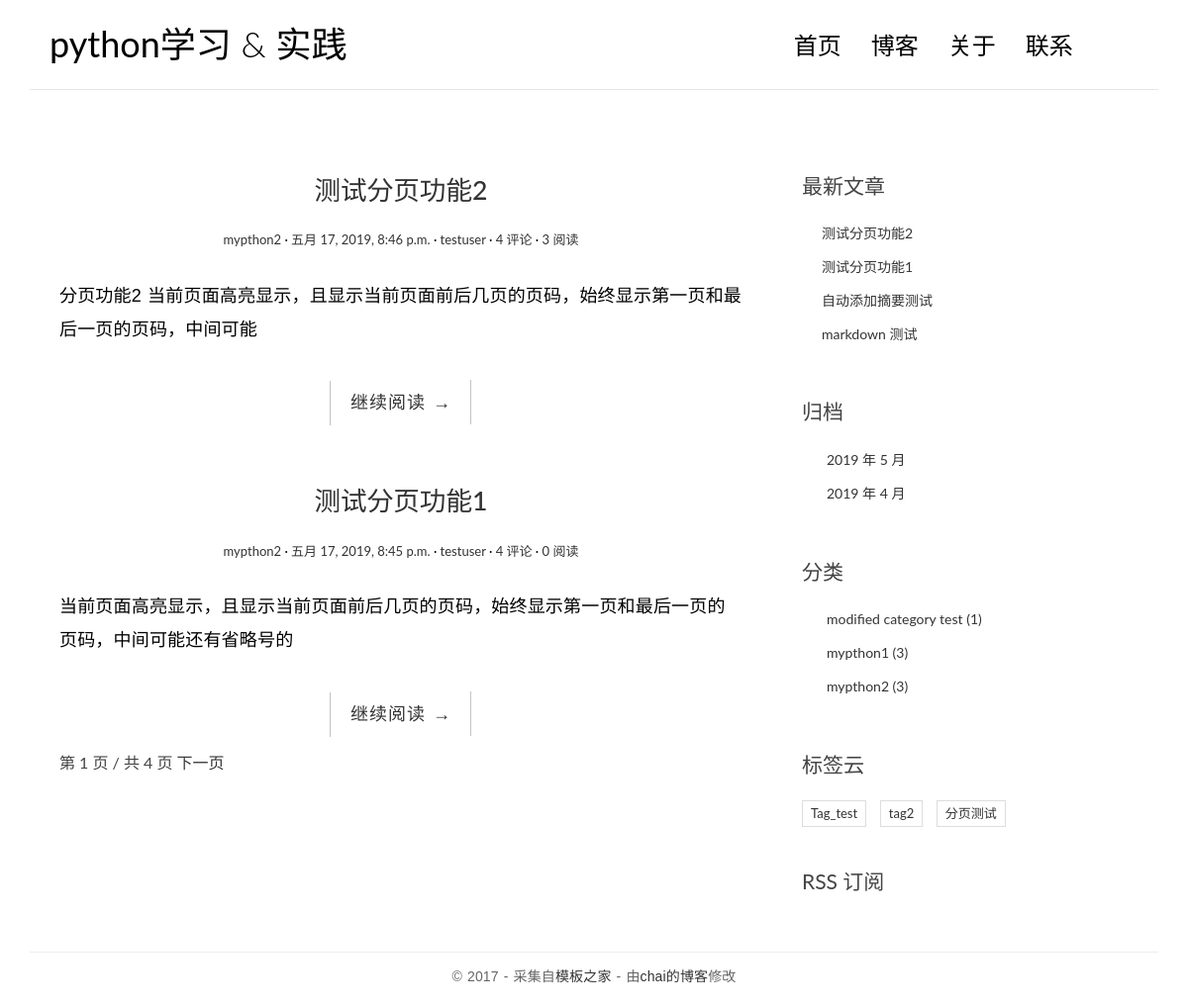
Before: / with the older database file.
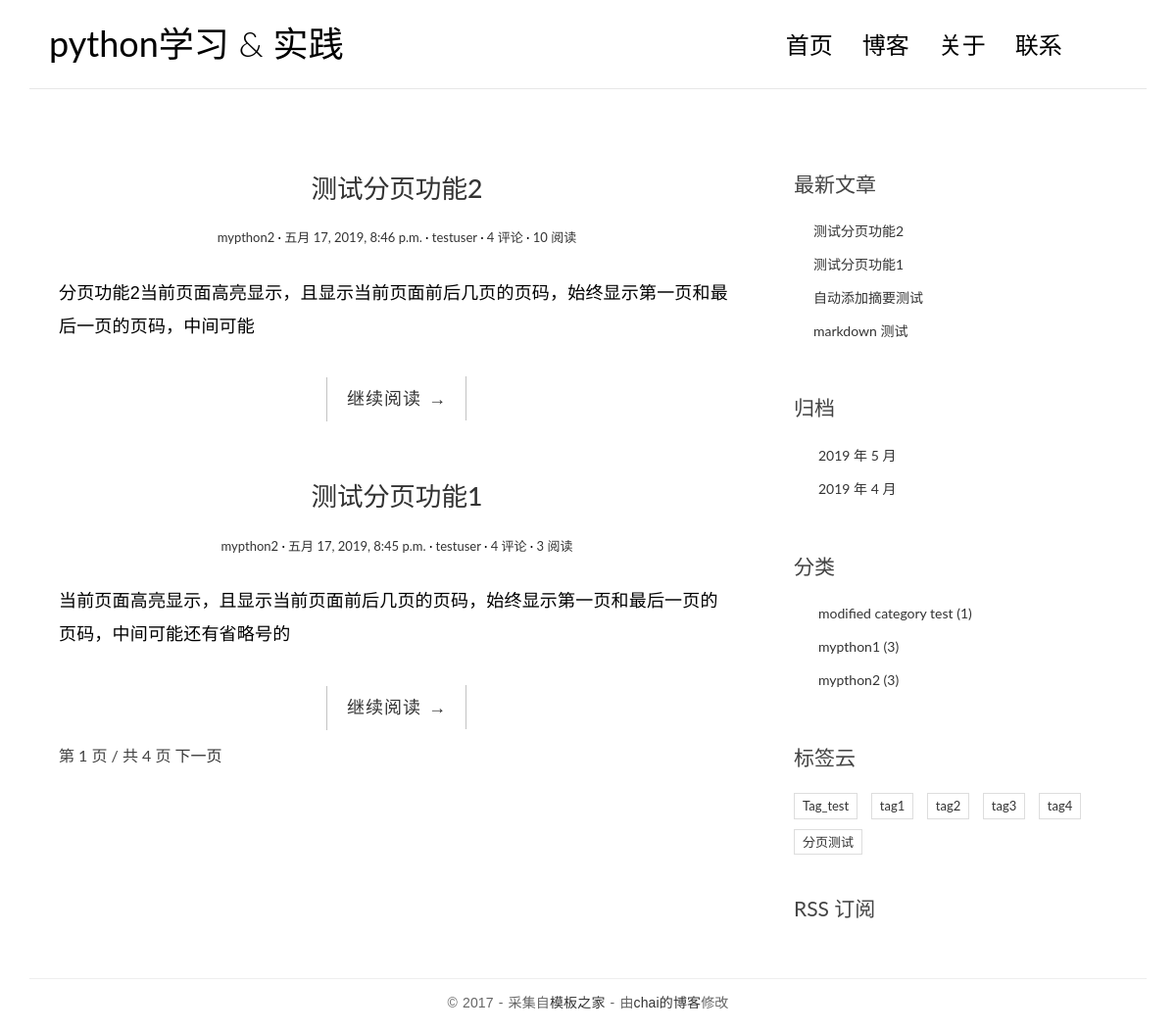
After: the same page with the newer database file.
### blog/models.py (models this page shows, shortened)
class Post(models.Model):
	title = models.CharField(max_length=100)
	body = models.TextField()
	created_Time = models.DateTimeField()
	modified_time = models.DateTimeField()
	excerpt =models.CharField(max_length=200,blank=True)
	tags = models.ManyToManyField(Tag,blank=True)
	category = models.ForeignKey(Category,on_delete=models.SET)
	user = models.ForeignKey(User,on_delete=models.SET)
	views = models.PositiveIntegerField(default=0)
	def get_absolute_url(self):
		return reverse('blog:detail',kwargs={'pk':self.pk})
	class Meta:
		ordering = ['-created_Time']

class Category(models.Model):
	name = models.CharField(max_length=100)

class Tag(models.Model):
	name = models.CharField(max_length=500)

### blog/views.py (the view)
# urls.py: path(r'',views.HomeView.as_view(),name='home'),
class HomeView(ListView):
	model = Post
	template_name = 'blog/homepage.html'
	context_object_name = 'post_list'
	paginate_by = 2
	def get_context_data(self,**kwargs):
		context = super(HomeView,self).get_context_data(**kwargs)
		context.update({
			'hometitle':'homepagetitle!',
			'loginfo':'hello ,welcome to your blog!',
			})
		return context

### blog/templatetags/blog_tags.py (called while the page is built)
@register.simple_tag
def get_recent_posts(num=4):
	return Post.objects.all().order_by('-created_Time')[:num]

@register.simple_tag
def get_archives():
	return Post.objects.dates('created_Time','month',order='DESC')

@register.simple_tag
def get_Categories():
	return Category.objects.annotate(post_nums=Count('post')).filter(post_nums__gt=0)

@register.simple_tag
def get_tags():
	return Tag.objects.annotate(num_posts = Count('post')).filter(num_posts__gt=0)

### templates/blog/homepage.html (shortened to what this page needs)
{% extends 'base.html' %}
              {%block main%}
                {% for post in post_list %}
                <article class="post post-{{ post.pk }}">
                    <header class="entry-header">
                        <h1 class="entry-title">
                            <a href="{{ post.get_absolute_url }}">{{ post.title}}</a>
                        </h1>
                        <div class="entry-meta">
                            <span class="post-category"><a href="#">{{post.category.name}}</a></span>
                            <span class="post-date"><a href="#"><time class="entry-date"
                                                                      datetime="2012-11-09T23:15:57+00:00">{{post.created_Time}}</time></a></span>
                            <span class="post-author"><a href="#">{{post.user}}</a></span>
                            <span class="comments-link"><a href="#">4 评论</a></span>
                            <span class="views-count"><a href="#">{{post.views}} 阅读</a></span>
                        </div>
                    </header>
                    <div class="entry-content clearfix">
                        <p>{{ post.excerpt }}</p>
                        <div class="read-more cl-effect-14">
                            <a href="{{ post.get_absolute_url }}" class="more-link">继续阅读 <span class="meta-nav">→</span></a>
                        </div>
                    </div>
                </article>
                {% empty %}
                <div class='no-post'>暂时没有文章发布</div>
                {% endfor %}
                {%if is_paginated%}
                  <div class="pagination-simple">
                    <span class="current">第 {{page_obj.number}} 页 / 共 {{paginator.num_pages}} 页</span>
                    {%if page_obj.has_next%}
                    <a href="?page={{page_obj.next_page_number}}">下一页</a>
                    {%endif%}
                </div>
                {%endif%}
            {% endblock main%}

### templates/base.html (shortened to what this page needs)
{%load staticfiles%}
{%load blog_tags%}
<!DOCTYPE html>
<html>
<head>
    <link rel="stylesheet" href="{% static 'blog/css/bootstrap.min.css' %}">
    <link rel="stylesheet" href="http://code.ionicframework.com/ionicons/2.0.1/css/ionicons.min.css">
    <link rel="stylesheet" href="{% static 'blog/css/pace.css' %}">
    <link rel="stylesheet" href="{% static 'blog/css/custom.css' %}">
    <link rel="stylesheet" href="{% static 'blog/css/highlights/autumn.css' %}">
</head>
<body>
<div class="container">
    <header id="site-header">
        <div class="row">
            <div class="col-md-4 col-sm-5 col-xs-8">
                <div class="logo">
                    <h1><a href="{%url 'blog:home' %}"><b>python学习</b> &amp; 实践</a></h1>
                </div>
            </div>
            <div class="col-md-8 col-sm-7 col-xs-4">
                <nav class="main-nav" role="navigation">
                    <div class="collapse navbar-collapse" id="bs-example-navbar-collapse-1">
                        <ul class="nav navbar-nav navbar-right">
                            <li class="cl-effect-11"><a href="{%url 'blog:home'%}" data-hover="首页">首页</a></li>
                            <li class="cl-effect-11"><a href="{%url 'blog:home'%}" data-hover="博客">博客</a></li>
                            <li class="cl-effect-11"><a href="{%url 'blog:about'%}" data-hover="关于">关于</a></li>
                            <li class="cl-effect-11"><a href="{%url 'blog:contact'%}" data-hover="联系">联系</a></li>
                        </ul>
                    </div>
                </nav>
            </div>
        </div>
    </header>
</div>
<div class="content-body">
    <div class="container">
        <div class="row">
            <main class="col-md-8">
                {% block main%}
                {% endblock main%}
            </main>
            <aside class="col-md-4">
                <div class="widget widget-recent-posts">
                    <h3 class="widget-title">最新文章</h3>
                    {% get_recent_posts as new_post_lists %}
                    <ul>
                        {%for post in new_post_lists%}
                        <li>
                             <a href="{{post.get_absolute_url}}">{{post.title}}</a>
                        </li>
                        {% empty %}
                        暂无文章
                       {%endfor%}
                    </ul>
                </div>
                <div class="widget widget-archives">
                    <h3 class="widget-title">归档</h3>
                    {%get_archives as dates%}
                    <ul>
                        {%for data in dates %}
                        <li>
                            <a href="{% url 'blog:archives' data.year data.month %}">{{data.year}} 年 {{data.month}} 月</a>
                        </li>
                        {%endfor%}
                    </ul>
                </div>
                <div class="widget widget-category">
                    <h3 class="widget-title">分类</h3>
                    {%get_Categories as category_list%}
                    <ul>
                        {%for category in category_list%}
                        <li>
                            <a href="{% url 'blog:category' category.pk %}">{{category.name}} <span class="post-count">({{category.post_nums}})</span></a>
                        </li>
                        {%empty%}
                        暂无分类
                        {%endfor%}
                    </ul>
                </div>
                <div class="widget widget-tag-cloud">
                    <h3 class="widget-title">标签云</h3>
                    {%get_tags as tag_list%}
                    <ul>
                        {%for tag in tag_list%}
                        <li>
                            <a href="{% url 'blog:tag' tag.pk %}">{{tag.name}}</a>
                        </li>
                        {%empty%}
                        暂无标签
                        {%endfor%}
                    </ul>
                </div>
                <div class="rss">
                    <a href=""> RSS 订阅</a>
                </div>
            </aside>
        </div>
    </div>
</div>
<footer id="site-footer">
    <div class="container">
        <div class="row">
            <div class="col-md-12">
                <p class="copyright">&copy 2017 - 采集自<a href="http://www.cssmoban.com/"
                                                        target="_blank" title="模板之家">模板之家</a>
                    - 由<a href="#" title="网页模板" target="_blank">chai的博客</a>修改
                </p>
            </div>
        </div>
    </div>
</footer>
</body>
</html>

### blog/static/blog/css/custom.css (style rules this page uses)
* { outline: none; }
h1, h2, h3, h4, h5, h6 { margin-top: 0; }
b { font-weight: 400; }
a { color: #333; }
body { color: #444; font-family: 'Lato', sans-serif; }
p { font-family: 'Ubuntu', sans-serif; font-weight: 400; word-spacing: 1px; letter-spacing: 0.01em; }
#site-header { background-color: #FFF; padding: 25px 20px; margin-bottom: 40px; border-bottom: 1px solid #e7e7e7; }
.logo h1 a { color: #000; }
.logo h1 { margin: 0; font-family: 'Lato', sans-serif; font-weight: 300; }
.main-nav { margin-top: 11px; max-width: 95%; }
.main-nav a { color: #000000 !important; padding: 0 0 5px 0 !important; margin-right: 30px; font-family: 'Lato', sans-serif; font-weight: 300; font-size: 24px; }
.cl-effect-11 a { padding: 10px 0; color: #0972b4; text-shadow: none; }
.cl-effect-11 a::before { position: absolute; top: 0; left: 0; overflow: hidden; padding: 0 0 5px 0 !important; max-width: 0; border-bottom: 1px solid #000; color: #000; content: attr(data-hover); white-space: nowrap; -webkit-transition: max-width 0.5s; -moz-transition: max-width 0.5s; transition: max-width 0.5s; }
.content-body { padding-bottom: 4em; }
.post { background: #fff; padding: 30px 30px 0; }
.entry-title { text-align: center; font-size: 1.9em; margin-bottom: 20px; line-height: 1.6; padding: 10px 20px 0; }
.entry-meta { text-align: center; color: #DDDDDD; font-size: 13px; margin-bottom: 30px; }
.entry-content { font-size: 18px; line-height: 1.9; font-weight: 300; color: #000; }
.post-category::after, .post-date::after, .post-author::after, .comments-link::after { content: ' ·'; color: #000; }
.read-more { font-family: 'Ubuntu', sans-serif; font-weight: 400; word-spacing: 1px; letter-spacing: 0.01em; text-align: center; margin-top: 20px; }
.cl-effect-14 a { padding: 0 20px; height: 45px; line-height: 45px; position: relative; display: inline-block; margin: 15px 25px; letter-spacing: 1px; font-weight: 400; text-shadow: 0 0 1px rgba(255, 255, 255, 0.3); }
.cl-effect-14 a::before, .cl-effect-14 a::after { position: absolute; width: 45px; height: 1px; background: #C3C3C3; content: ''; -webkit-transition: all 0.3s; -moz-transition: all 0.3s; transition: all 0.3s; pointer-events: none; }
.cl-effect-14 a::before { top: 0; left: 0; -webkit-transform: rotate(90deg); -moz-transform: rotate(90deg); transform: rotate(90deg); -webkit-transform-origin: 0 0; -moz-transform-origin: 0 0; transform-origin: 0 0; }
.cl-effect-14 a::after { right: 0; bottom: 0; -webkit-transform: rotate(90deg); -moz-transform: rotate(90deg); transform: rotate(90deg); -webkit-transform-origin: 100% 0; -moz-transform-origin: 100% 0; transform-origin: 100% 0; }
.widget { background: #fff; padding: 30px 0 0; }
.widget-title { font-size: 1.5em; margin-bottom: 20px; line-height: 1.6; padding: 10px 0 0; font-weight: 400; }
.widget-recent-posts ul { padding: 0; margin: 0; padding-left: 20px; }
.widget-recent-posts ul li { list-style-type: none; position: relative; line-height: 170%; margin-bottom: 10px; }
.widget-recent-posts ul li::before { content: '\f3d3'; font-family: "Ionicons"; position: absolute; left: -17px; top: 3px; font-size: 16px; color: #000; }
.widget-archives ul { padding: 0; margin: 0; padding-left: 25px; }
.widget-archives ul li { list-style-type: none; position: relative; line-height: 170%; margin-bottom: 10px; }
.widget-archives ul li::before { content: '\f3f3'; font-family: "Ionicons"; position: absolute; left: -25px; top: 1px; font-size: 16px; color: #000; }
.widget-category ul { padding: 0; margin: 0; padding-left: 25px; }
.widget-category ul li { list-style-type: none; position: relative; line-height: 170%; margin-bottom: 10px; }
.widget-category ul li::before { content: '\f3fe'; font-family: "Ionicons"; position: absolute; left: -25px; top: 1px; font-size: 18px; color: #000; }
.widget-tag-cloud ul { padding: 0; margin: 0; margin-right: -10px; }
.widget-tag-cloud ul li { list-style-type: none; font-size: 13px; display: inline-block; margin-right: 10px; margin-bottom: 10px; padding: 3px 8px; border: 1px solid #ddd; }
.rss { font-size: 21px; margin-top: 30px; }
.rss a { color: #444; }
#site-footer { padding-top: 10px; padding: 0 0 1.5em 0; }
.copyright { text-align: center; padding-top: 1em; margin: 0; border-top: 1px solid #eee; color: #666; }
.pagination-simple { padding-left: 30px; font-size: 16px; }

Changed rows visible on the page:
changed Post "测试分页功能2": views "3" → "10"; excerpt "分页功能2 当前页面高亮显示，且显示当前页面前后几页的页码，始终显示第一页和最后一页的页码，中间可能" → "分页功能2当前页面高亮显示，且显示当前页面前后几页的页码，始终显示第一页和最后一页的页码，中间可能"
changed Post "测试分页功能1": views "0" → "3"
now on this page (row unchanged): Tag: name "tag1"
now on this page (row unchanged): Tag: name "tag3"
now on this page (row unchanged): Tag: name "tag4"
